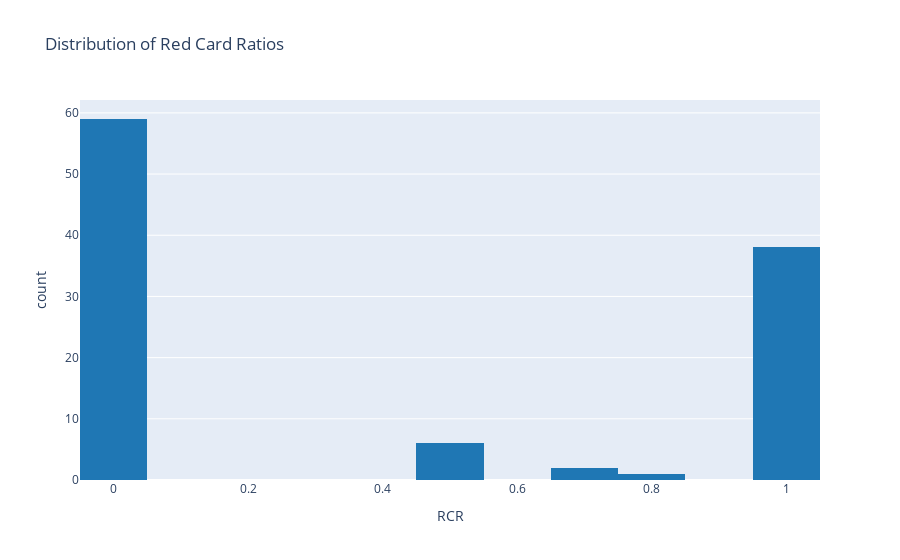

The code cell stored with this chart in its notebook:
### Markdown cell above
The red card ratio tells us the average number of red cards shown per team per game. We can calculate the red card ratio by taking the total number of red cards shown in a season and dividing it by the total number of games played.

Formula: $Red \ card \ ratio = \frac{RC}{GP}$, where $RC$ is the total number of red cards shown in a season and $GP$ is the total number of games played.

### Code cell
# Create a new variable 'Red Card Ratio'
df['RCR'] = df['HR'] / (df['HR'] + df['AR'])

# Create a histogram to show the distribution of red card ratios
fig = px.histogram(df, x='RCR', nbins=20, color_discrete_sequence=['#1f77b4'],
                   title='Distribution of Red Card Ratios')
fig.show()

### Figure 1 — Plotly figure (JSON) as saved in the notebook; plotly's stock layout.template omitted (floating-point values rounded to 4 significant figures; data arrays with more than 128 entries replaced by an {"elided": "..."} marker saying what was removed)
{"data": [{"alignmentgroup": "True", "bingroup": "x", "hovertemplate": "RCR=%{x}<br>count=%{y}<extra></extra>", "legendgroup": "", "marker": {"color": "#1f77b4", "pattern": {"shape": ""}}, "name": "", "nbinsx": 20, "offsetgroup": "", "orientation": "v", "showlegend": false, "type": "histogram", "x": {"elided": "380 float values"}, "xaxis": "x", "yaxis": "y"}], "layout": {"barmode": "relative", "legend": {"tracegroupgap": 0}, "title": {"text": "Distribution of Red Card Ratios"}, "xaxis": {"anchor": "y", "domain": [0, 1], "title": {"text": "RCR"}}, "yaxis": {"anchor": "x", "domain": [0, 1], "title": {"text": "count"}}}}
